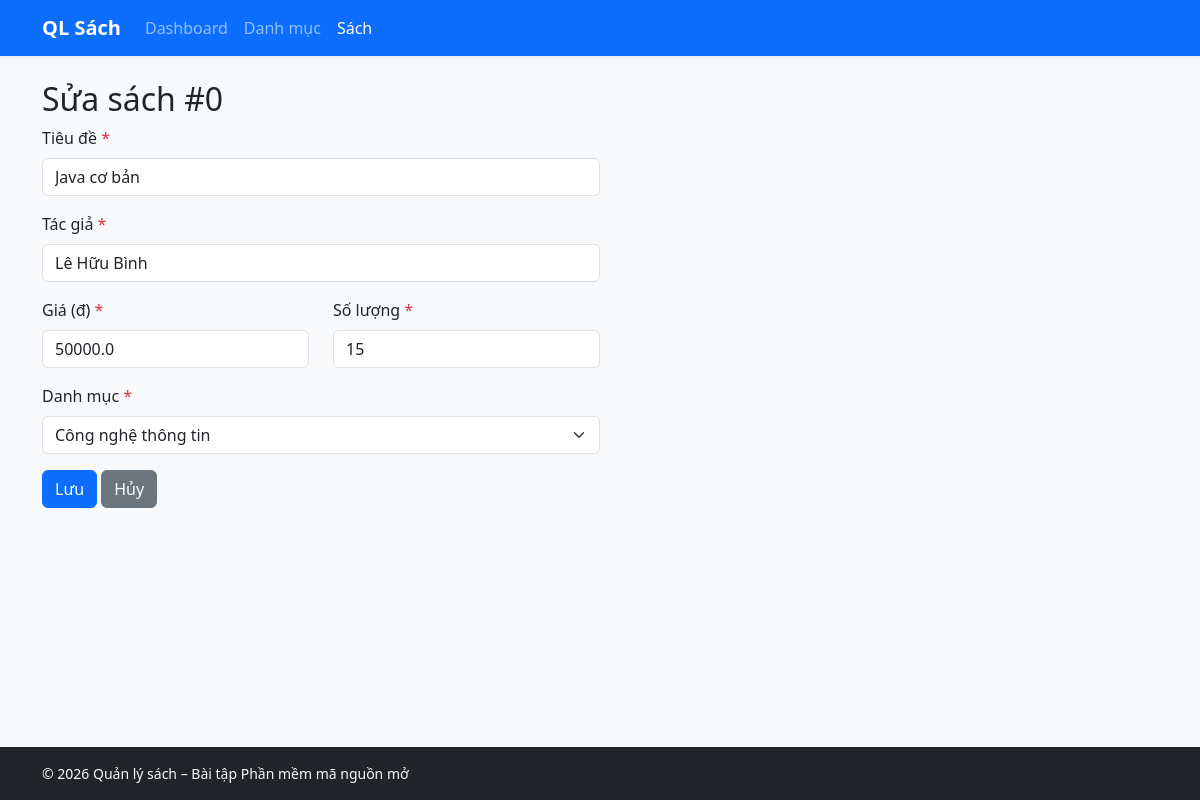
The page /sua-sach/0 on the database its author committed.
### app.py (models this page shows, shortened)
class Book(db.Model):
    id: Mapped[int] = mapped_column(primary_key = True)
    title: Mapped[str] = mapped_column(String(100))
    author: Mapped[str] = mapped_column(String(100))
    price: Mapped[float] = mapped_column(default=0.0)
    quantity: Mapped[int] = mapped_column(default=0)
    category_id: Mapped[int] = mapped_column(db.ForeignKey("category.id"))
    category: Mapped["Category"] = db.relationship()

### app.py (the view)
@app.get("/sua-sach/<int:id>")
def sua_sach(id):
    book = Book.query.get_or_404(id)
    categories = db.session.scalars(
        db.select(Category).order_by(Category.name)
    ).all()
    return render_template("sua_sach.html", book=book, categories=categories)

### templates/sua_sach.html (shortened to what this page needs)
{% extends "base.html" %}
{% block content %}
{% include "_navbar.html" %}
<div class="container py-4">
    <div class="col-lg-6">
        <h2>Sửa sách #{{ book.id }}</h2>
        <form method="post" action="{{ url_for('sua_sach_post', id=book.id) }}">
            <div class="mb-3">
                <label for="title" class="form-label">Tiêu đề <span class="text-danger">*</span></label>
                <input type="text" class="form-control" id="title" name="title"
                       maxlength="100" required autofocus
                       value="{{ request.form.get('title', book.title) }}">
            </div>
            <div class="mb-3">
                <label for="author" class="form-label">Tác giả <span class="text-danger">*</span></label>
                <input type="text" class="form-control" id="author" name="author"
                       maxlength="100" required
                       value="{{ request.form.get('author', book.author) }}">
            </div>
            <div class="row">
                <div class="col-md-6 mb-3">
                    <label for="price" class="form-label">Giá (đ) <span class="text-danger">*</span></label>
                    <input type="number" class="form-control" id="price" name="price"
                           min="0" step="any" required
                           value="{{ request.form.get('price', book.price) }}">
                </div>
                <div class="col-md-6 mb-3">
                    <label for="quantity" class="form-label">Số lượng <span class="text-danger">*</span></label>
                    <input type="number" class="form-control" id="quantity" name="quantity"
                           min="0" step="1" required
                           value="{{ request.form.get('quantity', book.quantity) }}">
                </div>
            </div>
            <div class="mb-3">
                <label for="category_id" class="form-label">Danh mục <span class="text-danger">*</span></label>
                {% set chon = request.form.get('category_id') or book.category_id | string %}
                <select class="form-select" id="category_id" name="category_id" required>
                    {% for c in categories %}
                        <option value="{{ c.id }}" {{ 'selected' if chon == c.id | string }}>{{ c.name }}</option>
                    {% endfor %}
                </select>
            </div>
            <button type="submit" class="btn btn-primary">Lưu</button>
            <a href="{{ url_for('xem_sach') }}" class="btn btn-secondary">Hủy</a>
        </form>
    </div>
</div>
{% include "_footer.html" %}
{% endblock %}

### rows shown on the page
Book: id "0", title "Java cơ bản", author "Lê Hữu Bình", price "50000.0", quantity "15"

### other values the page prints
form field category_id "Công nghệ thông tin"
